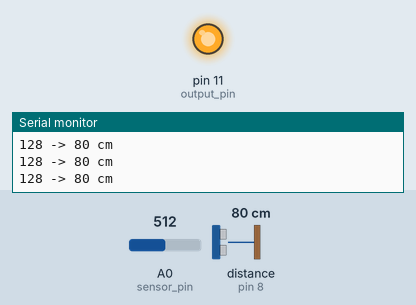
The sketch below on a simulated Arduino Uno, built with avr-gcc and run on an emulated ATmega328P. Parts: output pins drawn as LEDs (lit = HIGH), the last lines printed to the serial monitor. Inputs (shaded band) come from the test bench; at power-on: distance to the obstacle (sensor on pin 8) 80 cm, A0 (sensor_pin) = 512. The echo pulse lasts 58.3 µs per cm; sleep ends after the set time or at an interrupt.

Above: at 1.2 s.
1.3 s: distance to the obstacle (sensor on pin 8) set to 139 cm
4.3 s: distance to the obstacle (sensor on pin 8) set to 148 cm
At 7.0 s:
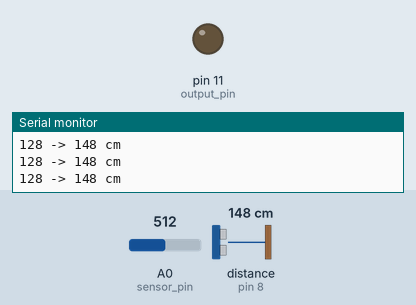
7.3 s: distance to the obstacle (sensor on pin 8) set to 133 cm
9.1 s: distance to the obstacle (sensor on pin 8) set to 123 cm
At 9.8 s:
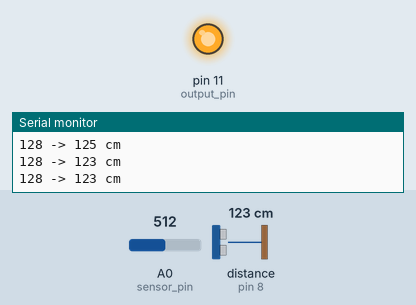
11.0 s: distance to the obstacle (sensor on pin 8) set to 250 cm
At 14.2 s:
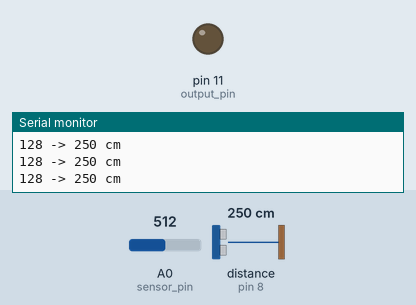
Timing chart, 0 to 15.0 s (numbered marks = the images above; inputs shaded):
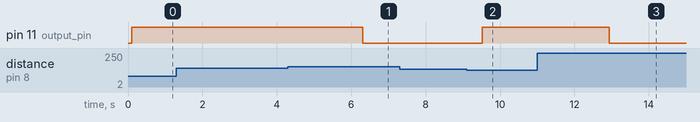

Measured:
- the behaviour switches between 142 and 143 cm on distance to the obstacle (sensor on pin 8) (found by bisection; images 0 and 1)
- the behaviour switches between 128 and 127 cm on distance to the obstacle (sensor on pin 8) (found by bisection; images 1 and 2)
- after the input at 4.3 s, pin 11 (output_pin): HIGH → LOW after 2.0 s
- after the input at 9.1 s, pin 11 (output_pin): LOW → HIGH after 0.42 s
- after the input at 11.0 s, pin 11 (output_pin): HIGH → LOW after 1.9 s

The sketch:

lamp.ino
```cpp
#include <Ultrasonic.h>
#include "GyverTimers.h"
#include <avr/sleep.h>
#include <avr/wdt.h>

#define DEBUG

// Pinout
#define trigger_pin 9
#define echo_pin 8
#define output_pin 11
#define output_led 13
#define sensor_pin A0

// Physics
#define filter_size 4
#define off_delay_value 20
#define gysteresis 15

// Tuning
#define idle_freq 5
#define work_freq 10

// Auxiliary
#define power_on 1
#define power_off 0

Ultrasonic ultrasonic(trigger_pin, echo_pin); // ультразвуковой локатор
volatile bool timer_trigger = false;
volatile bool wdt_trigger = false;

void setup()
{
#ifdef DEBUG
  Serial.begin(115200);        // подключаем монитор порта
#endif
  pinMode(sensor_pin, INPUT);  // к аналоговому входу подключаем потенциометр
  pinMode(output_pin, OUTPUT); // подключаем к выходному пину оптрон
  Timer1.setFrequency(work_freq);
  Timer1.enableISR();
  wdt_enable(WDTO_1S);
}

ISR(TIMER1_A) // Прерывание А таймера 2
{
  timer_trigger = true;
}

ISR (WDT_vect)
{
  wdt_trigger = true;
}

void loop ()
{
  static int filterdist[filter_size] = {0};
  static int fdptr = 0;
  static int off_delay = off_delay_value;
  static int old_delay;
  static char old_out;
  static char output;
  int dist = 0;
  int setdist;

  wdt_reset();

  if (timer_trigger) {
    timer_trigger = false;
    ADCSRA |= bit(ADEN); // Включаем АЦП заранее

    filterdist[fdptr] = ultrasonic.distanceRead();
    fdptr = (fdptr == filter_size - 1)?0:fdptr + 1;
    for(int i = 0; i < filter_size; ++i)
      dist += filterdist[i];
    dist /= filter_size;

    setdist = analogRead(sensor_pin) >> 2; // (0 .. 1023 / 4) /см/
    ADCSRA &= ~bit(ADEN); // Отключаем АЦП после считывания задания

    old_out = output;
    output = (dist < (setdist + gysteresis*(off_delay?1:0)))?0:1;
    if (output < old_out) // Мгновенное включение
      off_delay = off_delay_value;
    else if (off_delay && output) // Задержка выключения
      --off_delay;

    if (old_delay == !off_delay) {
      old_delay = !!off_delay;
      if (off_delay) {
        Timer1.setFrequency(work_freq);
        digitalWrite(output_pin, power_on);
        digitalWrite(output_led, power_on);
      } else {
        Timer1.setFrequency(idle_freq);
        digitalWrite(output_pin, power_off);
        digitalWrite(output_led, power_off);
      }
    }
#ifdef DEBUG
    Serial.print(setdist);  // Заданное расстояние
    Serial.print(" -> ");
    Serial.print(dist);     // Измеренное расстояние
    Serial.println(" cm");  // в сантиметрах
    if (wdt_trigger)
      Serial.println("*");  // Сработал WDT
#endif
  } else {
    set_sleep_mode(SLEEP_MODE_IDLE);
    sleep_mode();
  }
}
```
